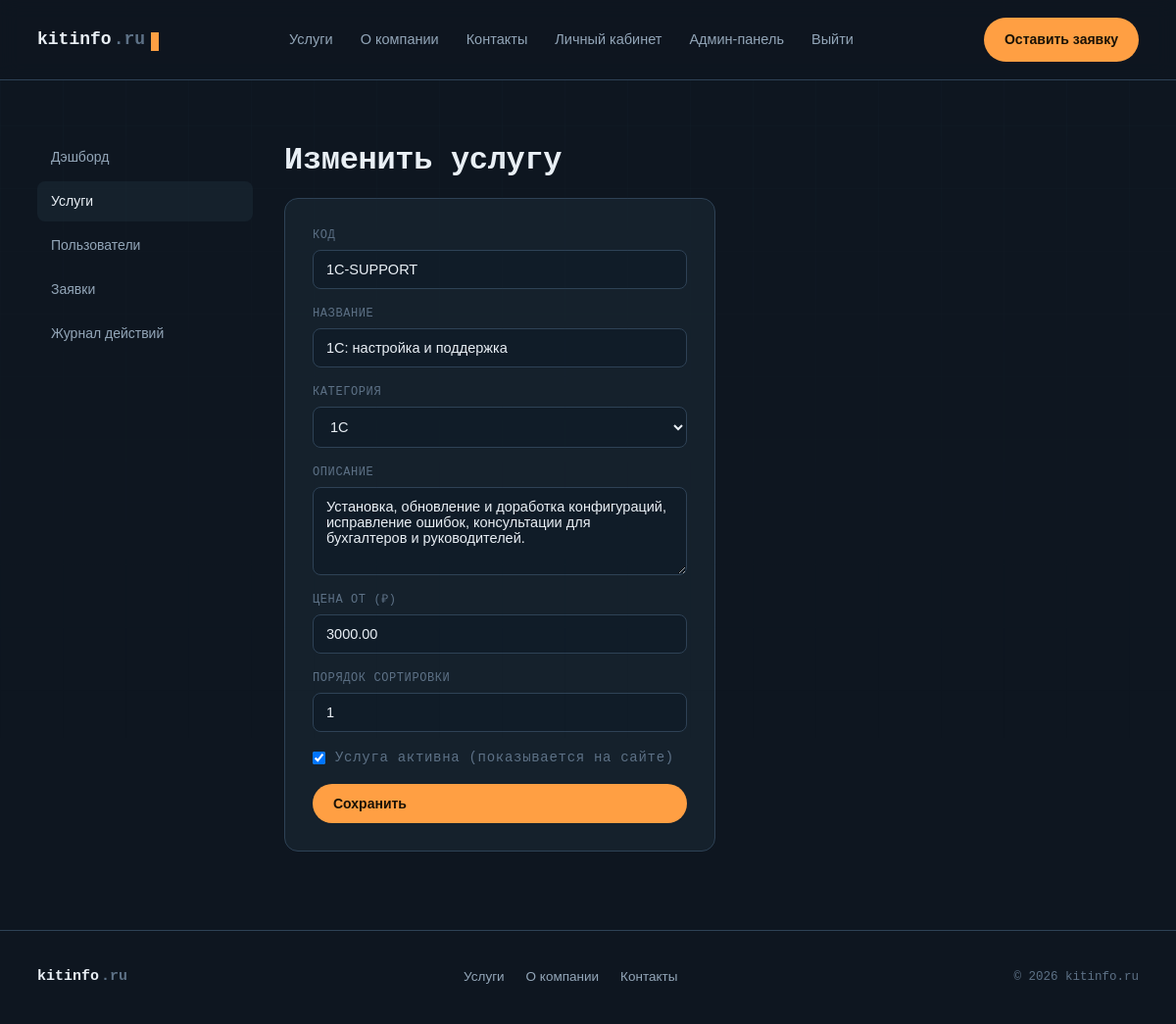
Screenshot of /service_edit.php?id=1 (signed in) with the database file from the repository.
### tables this page shows
CREATE TABLE services (
    id            INT UNSIGNED AUTO_INCREMENT PRIMARY KEY,
    code          VARCHAR(40)       NOT NULL,
    title         VARCHAR(150)      NOT NULL,
    category      ENUM('1c','outsource','server','kkm') NOT NULL,
    description   TEXT              NULL,
    price_from    DECIMAL(10,2)     NULL,
    is_active     TINYINT(1)        NOT NULL DEFAULT 1,
    sort_order    SMALLINT UNSIGNED NOT NULL DEFAULT 0,
    created_at    DATETIME          NOT NULL DEFAULT CURRENT_TIMESTAMP,
    updated_at    DATETIME          NOT NULL DEFAULT CURRENT_TIMESTAMP ON UPDATE CURRENT_TIMESTAMP,
    UNIQUE KEY uq_services_code (code)
);

### Database.php (called while the page is built)
<?php
class Database
{
    private static ?PDO $instance = null;
    public static function pdo(): PDO
    {
        if (self::$instance === null) {
            $dsn = sprintf(
                'mysql:host=%s;dbname=%s;charset=%s',
                DB_HOST,
                DB_NAME,
                DB_CHARSET
            );
            try {
                self::$instance = new PDO($dsn, DB_USER, DB_PASS, [
                    PDO::ATTR_ERRMODE            => PDO::ERRMODE_EXCEPTION,
                    PDO::ATTR_DEFAULT_FETCH_MODE => PDO::FETCH_ASSOC,
                    PDO::ATTR_EMULATE_PREPARES   => false,
                ]);
            } catch (PDOException $e) {
                error_log('DB connection failed: ' . $e->getMessage());
                http_response_code(500);
                die('Сервис временно недоступен. Попробуйте позже.');
            }
        }
        return self::$instance;
    }
}

### helpers.php (called while the page is built, shortened)
<?php
function e(?string $value): string
{
    return htmlspecialchars($value ?? '', ENT_QUOTES, 'UTF-8');
}

### service_edit.php (the view, shortened to what this page needs)
<?php
require __DIR__ . '/_guard.php';
$id = !empty($_GET['id']) ? (int)$_GET['id'] : null;
$service = ['code' => '', 'title' => '', 'category' => '1c', 'description' => '', 'price_from' => '', 'is_active' => 1, 'sort_order' => 0];
if ($id) {
    $stmt = Database::pdo()->prepare('SELECT * FROM services WHERE id = :id');
    $stmt->execute(['id' => $id]);
    $found = $stmt->fetch();
    $service = $found;
}
require __DIR__ . '/../../templates/header.php';
?>
<div class="admin-shell">
  <div>
    <h2><?= $id ? 'Изменить услугу' : 'Новая услуга' ?></h2>
    <form method="post" class="card form-narrow">
      <div class="field">
        <label for="code">Код</label>
        <input id="code" name="code" value="<?= e($service['code']) ?>" required>
      </div>
      <div class="field">
        <label for="title">Название</label>
        <input id="title" name="title" value="<?= e($service['title']) ?>" required>
      </div>
      <div class="field">
        <label for="category">Категория</label>
        <select id="category" name="category">
          <?php foreach (['1c' => '1С', 'outsource' => 'Аутсорсинг', 'server' => 'Серверы', 'kkm' => 'ККТ'] as $val => $label): ?>
            <option value="<?= $val ?>" <?= $service['category'] === $val ? 'selected' : '' ?>><?= $label ?></option>
          <?php endforeach; ?>
        </select>
      </div>
      <div class="field">
        <label for="description">Описание</label>
        <textarea id="description" name="description"><?= e($service['description']) ?></textarea>
      </div>
      <div class="field">
        <label for="price_from">Цена от (₽)</label>
        <input id="price_from" name="price_from" type="number" step="1" min="0" value="<?= e((string)$service['price_from']) ?>">
      </div>
      <div class="field">
        <label for="sort_order">Порядок сортировки</label>
        <input id="sort_order" name="sort_order" type="number" value="<?= e((string)$service['sort_order']) ?>">
      </div>
      <div class="field" style="flex-direction:row; align-items:center; gap:10px;">
        <input id="is_active" name="is_active" type="checkbox" style="width:auto;" <?= $service['is_active'] ? 'checked' : '' ?>>
        <label for="is_active" style="text-transform:none; font-size:14px;">Услуга активна (показывается на сайте)</label>
      </div>
      <button type="submit" class="btn btn-accent">Сохранить</button>
    </form>
  </div>
</div>
<?php require __DIR__ . '/../../templates/footer.php'; ?>

### style.css (style rules this page uses)
:root { --bg:#0E1620; --bg-soft:#101C28; --surface:#15212C; --surface-alt:#1B2A37; --line:#26384660; --line-strong:#2E4256; --text:#E9EFF5; --text-dim:#93A6B8; --text-faint:#5D7186; --accent:#FF9F43; --teal:#46C9B6; --paper:#F3EFE3; --paper-text:#1C2420; --paper-dim:#6B6456; --danger:#FF6B6B; --ok:#46C9B6; --radius:14px; --maxw:1180px; --mono:'JetBrains Mono', monospace; --sans:'Manrope', sans-serif; }
* { box-sizing:border-box; margin:0; padding:0; }
html { scroll-behavior:smooth; }
body { background:var(--bg); color:var(--text); font-family:var(--sans); line-height:1.5; overflow-x:hidden; }
.btn { display:inline-flex; align-items:center; gap:8px; font-weight:700; font-size:14px; padding:11px 20px; border-radius:999px; border:1px solid transparent; cursor:pointer; transition:.15s; }
.btn-accent { background:var(--accent); color:#1A1206; }
h1,h2,h3 { font-family:var(--mono); letter-spacing:-0.01em; }
h2 { font-size:clamp(24px,3vw,32px); font-weight:700; margin-bottom:14px; }
.card { background:var(--surface); border:1px solid var(--line-strong); border-radius:var(--radius); padding:28px; }
form { display:flex; flex-direction:column; gap:16px; }
.field { display:flex; flex-direction:column; gap:6px; }
label { font-family:var(--mono); font-size:12px; letter-spacing:.05em; color:var(--text-faint); text-transform:uppercase; }
input,select,textarea { background:var(--bg-soft); border:1px solid var(--line-strong); border-radius:8px; padding:11px 13px; color:var(--text); font-family:var(--sans); font-size:14.5px; width:100%; }
textarea { resize:vertical; min-height:90px; }
.form-narrow { max-width:440px; }
.admin-shell { display:grid; grid-template-columns:220px 1fr; gap:32px; }

### rows the page displays
services: code "1C-SUPPORT", title "1С: настройка и поддержка", category "1С", description "Установка, обновление и доработка конфигураций, исправление ошибок, консультации для бухгалтеров и руководителей.", price_from "3000.00", sort_order "1", is_active "☑"

### other values shown
$label "Дэшборд"
$label "Услуги"
$label "Пользователи"
$label "Заявки"
$label "Журнал действий"
